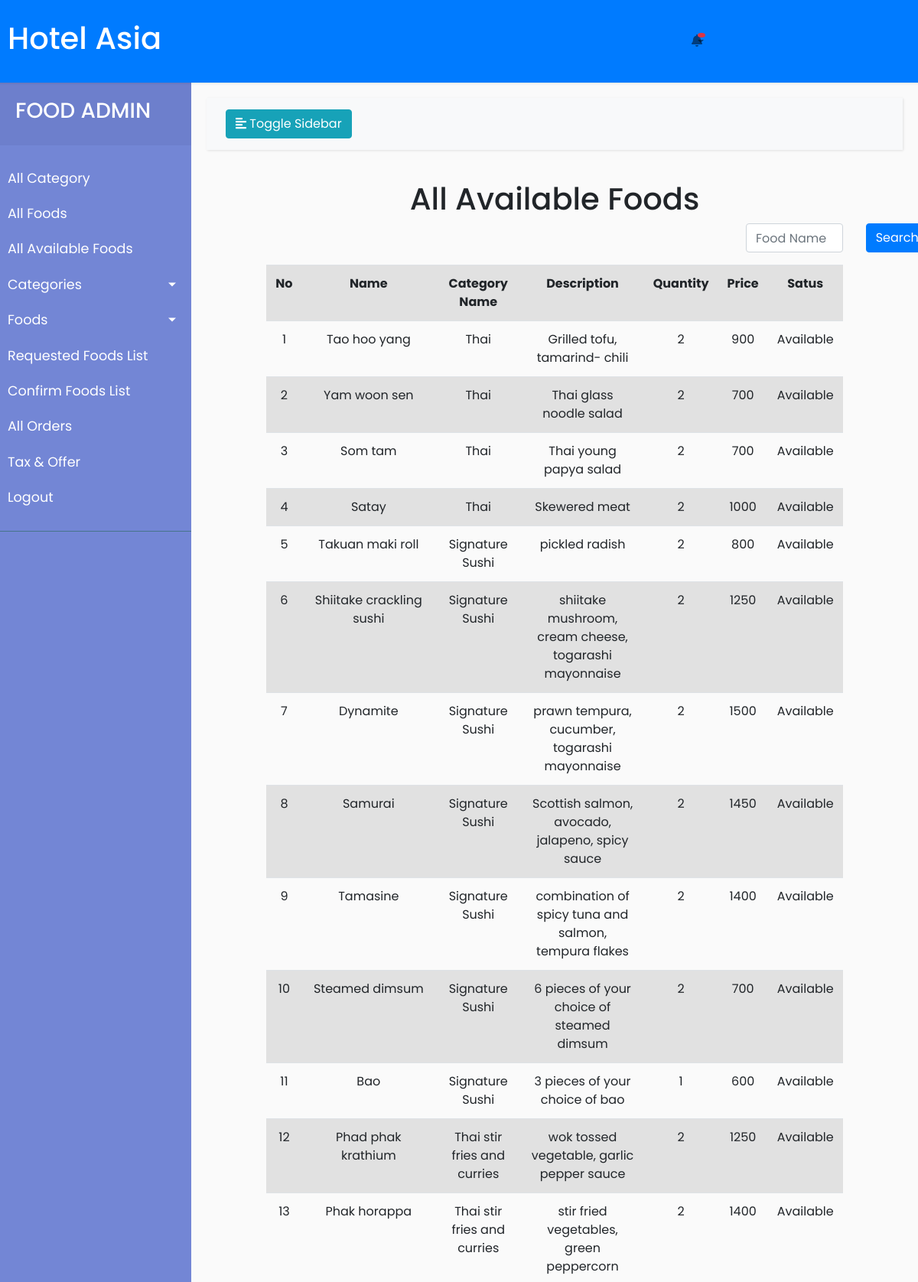
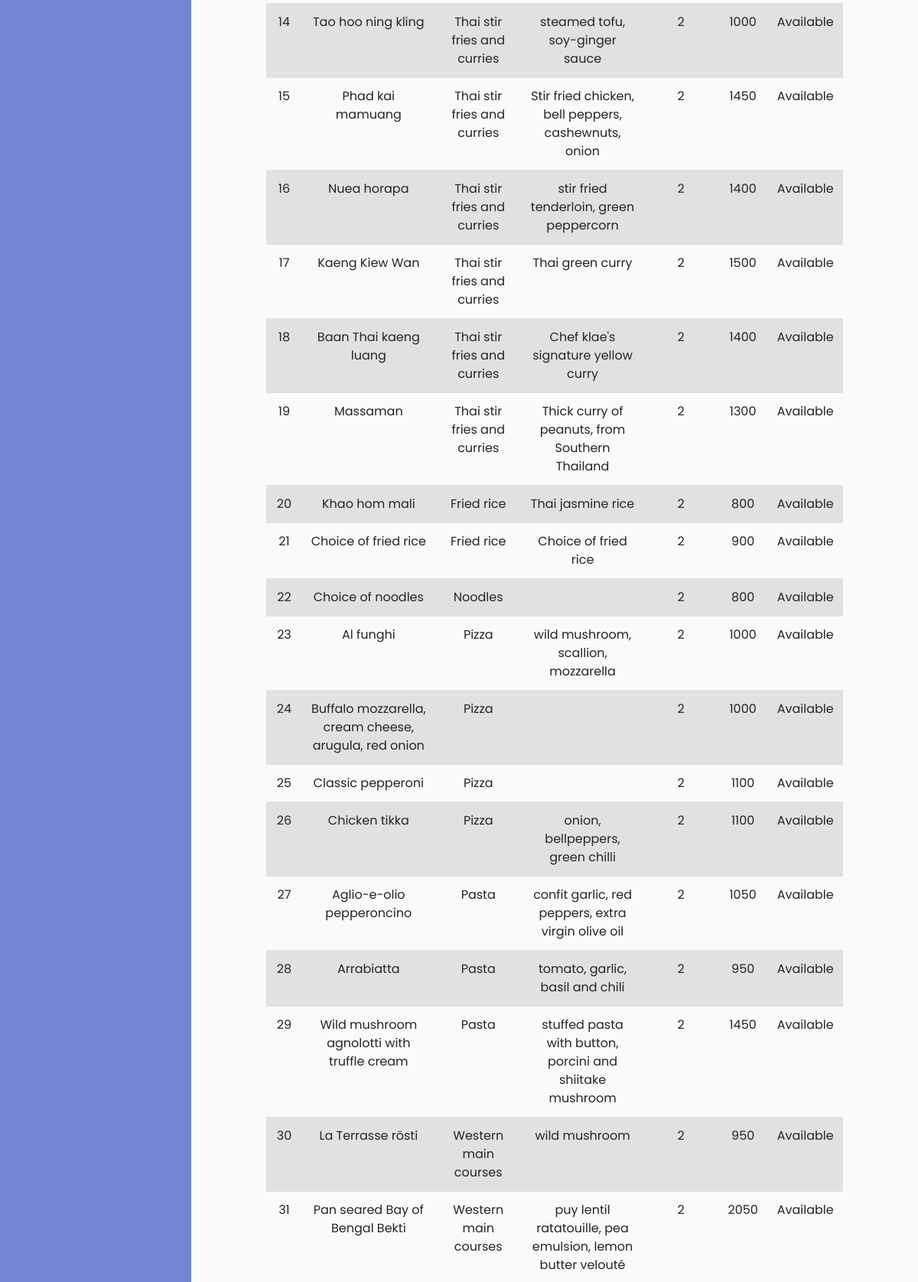
The page /admin/food/allAvailableFoods.php (signed in, upper part) on the database its author committed (2 pictures, top to bottom).
### tables this page shows
CREATE TABLE `foods` (
  `id` int(11) NOT NULL,
  `name` varchar(100) NOT NULL,
  `food_category` int(11) NOT NULL,
  `description` text NOT NULL,
  `quantity` int(11) NOT NULL,
  `price` double NOT NULL,
  `status` int(11) NOT NULL
);

CREATE TABLE `food_category` (
  `id` int(11) NOT NULL,
  `category` varchar(100) NOT NULL,
  `position` int(11) NOT NULL,
  `status` int(11) NOT NULL
);

### admin/food/allAvailableFoods.php (the view, shortened to what this page needs)
<!doctype html>
<html>
<head>
  <link rel="stylesheet" href="css\bootstrap.css">
  <link rel="stylesheet" href="css\style.css">
</head>
<body>
  <?php
    include 'header.php';
    include 'sidebar.php';
    ?>
    <div class="container-flud">
      <div class="row">
        <h1 style="text-align: center;">All Available Foods</h1>
      </div>
      <form action="allFoodsSort.php" method="post">
        <div class="row">
          <div class="offset-9 col-2">
            <div class="form-group">
              <input type="text" name="foodname" id="foodname" class="form-control" placeholder="Food Name">
            </div>
          </div>
          <div class="col-1">
            <div class="form-group">
            <input type="submit" name="submit" id="btn" class="btn btn-primary" value="Search">
          </div>
          </div>
          </div>
      </form>
      <div class="row">
        <div class="col-sm-10 offset-sm-1">
        <table class="table table-striped">
    <?php
    $conn = mysqli_connect("localhost","root","","hms") or die("Connection failed");
    $sql = "Select f.name as name, fc.category as food_category,f.description as description,f.quantity as quantity,
    f.price as price, f.status as status from foods f join food_category fc on f.food_category=fc.id where f.status=1
    and fc.status=1 order by fc.position";
    $result = mysqli_query($conn, $sql) or die("Query failed");
    ?>
    <tr>
      <th style="text-align: center;">No</th>
      <th style="text-align: center;">Name</th>
      <th style="text-align: center;">Category Name</th>
      <th style="text-align: center;">Description</th>
      <th style="text-align: center;">Quantity</th>
      <th style="text-align: center;">Price</th>
      <th style="text-align: center;">Satus</th>
      </tr>
    <?php
    $no=1;
    while($row = mysqli_fetch_assoc($result)){
     ?>
     <tr>
       <td style="text-align: center;"><?php echo $no;?></td>
       <td style="text-align: center;"><?php echo ucfirst($row['name']);?></td>
       <td style="text-align: center;"><?php echo ucfirst($row['food_category']);?></td>
       <td style="text-align: center;"><?php echo $row['description'];?></td>
       <td style="text-align: center;"><?php echo $row['quantity'];?></td>
       <td style="text-align: center;"><?php echo $row['price'];?></td>
       <td style="text-align: center;"><?php
          if($row['status']==0){
            echo "Unavailable";
          }
          else{
            echo "Available";
          }
       ?></td>
     </tr>
     <?php
     $no++;
       }
     ?>
   </table>
   </div>
    </div>
  </div>
</body>
</html>

### admin/food/css/style.css (style rules this page uses)
body { font-family: 'Poppins', sans-serif; background: #fafafa; }

### rows shown on the page
foods: name "Tao hoo yang", food_category.category "Thai", description "Grilled tofu, tamarind- chili", quantity "2", price "900", status "Available"
foods: name "Yam woon sen", food_category.category "Thai", description "Thai glass noodle salad", quantity "2", price "700", status "Available"
foods: name "Som tam", food_category.category "Thai", description "Thai young papya salad", quantity "2", price "700", status "Available"
foods: name "Satay", food_category.category "Thai", description "Skewered meat", quantity "2", price "1000", status "Available"
foods: name "Takuan maki roll", food_category.category "Signature Sushi", description "pickled radish", quantity "2", price "800", status "Available"
foods: name "Shiitake crackling sushi", food_category.category "Signature Sushi", description "shiitake mushroom, cream cheese, togarashi mayonnaise", quantity "2", price "1250", status "Available"
foods: name "Dynamite", food_category.category "Signature Sushi", description "prawn tempura, cucumber, togarashi mayonnaise", quantity "2", price "1500", status "Available"
foods: name "Samurai", food_category.category "Signature Sushi", description "Scottish salmon, avocado, jalapeno, spicy sauce", quantity "2", price "1450", status "Available"
foods: name "Tamasine", food_category.category "Signature Sushi", description "combination of spicy tuna and salmon, tempura flakes", quantity "2", price "1400", status "Available"
foods: name "Steamed dimsum", food_category.category "Signature Sushi", description "6 pieces of your choice of steamed dimsum", quantity "2", price "700", status "Available"
foods: name "Bao", food_category.category "Signature Sushi", description "3 pieces of your choice of bao", quantity "1", price "600", status "Available"
foods: name "Phad phak krathium", food_category.category "Thai stir fries and curries", description "wok tossed vegetable, garlic pepper sauce", quantity "2", price "1250", status "Available"
foods: name "Phak horappa", food_category.category "Thai stir fries and curries", description "stir fried vegetables, green peppercorn", quantity "2", price "1400", status "Available"
foods: name "Tao hoo ning kling", food_category.category "Thai stir fries and curries", description "steamed tofu, soy-ginger sauce", quantity "2", price "1000", status "Available"
foods: name "Phad kai mamuang", food_category.category "Thai stir fries and curries", description "Stir fried chicken, bell peppers, cashewnuts, onion", quantity "2", price "1450", status "Available"
foods: name "Nuea horapa", food_category.category "Thai stir fries and curries", description "stir fried tenderloin, green peppercorn", quantity "2", price "1400", status "Available"
foods: name "Kaeng Kiew Wan", food_category.category "Thai stir fries and curries", description "Thai green curry", quantity "2", price "1500", status "Available"
foods: name "Baan Thai kaeng luang", food_category.category "Thai stir fries and curries", description "Chef klae's signature yellow curry", quantity "2", price "1400", status "Available"
foods: name "Massaman", food_category.category "Thai stir fries and curries", description "Thick curry of peanuts, from Southern Thailand", quantity "2", price "1300", status "Available"
foods: name "Khao hom mali", food_category.category "Fried rice", description "Thai jasmine rice", quantity "2", price "800", status "Available"
foods: name "Choice of fried rice", food_category.category "Fried rice", description "Choice of fried rice", quantity "2", price "900", status "Available"
foods: name "Choice of noodles", food_category.category "Noodles", quantity "2", price "800", status "Available"
foods: name "Al funghi", food_category.category "Pizza", description "wild mushroom, scallion, mozzarella", quantity "2", price "1000", status "Available"
foods: name "Buffalo mozzarella, cream cheese, arugula, red onion", food_category.category "Pizza", quantity "2", price "1000", status "Available"
foods: name "Classic pepperoni", food_category.category "Pizza", quantity "2", price "1100", status "Available"
foods: name "Chicken tikka", food_category.category "Pizza", description "onion, bellpeppers, green chilli", quantity "2", price "1100", status "Available"
foods: name "Aglio-e-olio pepperoncino", food_category.category "Pasta", description "confit garlic, red peppers, extra virgin olive oil", quantity "2", price "1050", status "Available"
foods: name "Arrabiatta", food_category.category "Pasta", description "tomato, garlic, basil and chili", quantity "2", price "950", status "Available"
foods: name "Wild mushroom agnolotti with truffle cream", food_category.category "Pasta", description "stuffed pasta with button, porcini and shiitake mushroom", quantity "2", price "1450", status "Available"
foods: name "La Terrasse rösti", food_category.category "Western main courses", description "wild mushroom", quantity "2", price "950", status "Available"
foods: name "Pan seared Bay of Bengal Bekti", food_category.category "Western main courses", description "puy lentil ratatouille, pea emulsion, lemon butter velouté", quantity "2", price "2050", status "Available"
